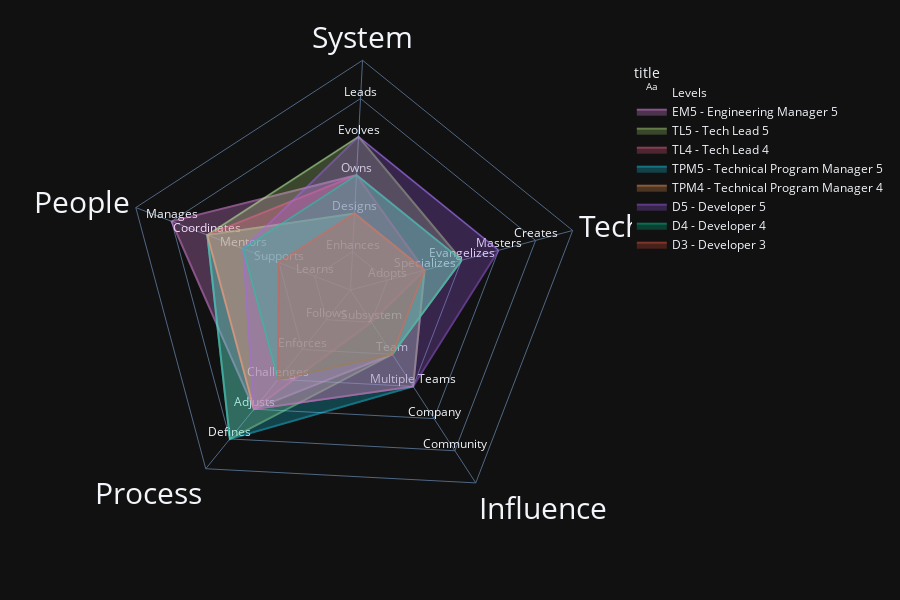

The notebook cell saved with this chart:
### Code cell
plot_engineering_ladders([report, *levels(min=3, max=5)], template="plotly_dark", height=600)

### Figure 1 — Plotly figure (JSON) as saved in the notebook; plotly's stock layout.template omitted (floating-point values rounded to 4 significant figures)
{"data": [{"hovertemplate": ["Actively learns and adopts the technology and tools defined by the team", "Is the go-to person for one or more technologies and takes initiative to learn new ones", "Researches, creates proofs of concept and introduces new technologies to the team", "Has very deep knowledge about the whole technology stack of the system", "Designs and creates new technologies that are widely used either by internal or external teams", "Successfully pushes new features and bug fixes to improve and extend the system", "Designs and implements medium to large size features while reducing the system’s tech debt", "Owns the production operation and monitoring of the system and is aware of its SLAs", "Evolves the architecture to support future requirements and defines its SLAs", "Leads the technical excellence of the system and creates plans to mitigate outages", "Quickly learns from others and consistently steps up when it is required", "Proactively supports other team members and helps them to be successful", "Mentors others to accelerate their career-growth and encourages them to participate", "Coordinates team members providing effective feedback and moderating discussions", "Manages the team members’ career, expectations, performance and level of happiness", "Follows the team processes, delivering a consistent flow of features to production", "Enforces the team processes, making sure everybody understands the benefits and tradeoffs", "Challenges the team processes, looking for ways to improve them", "Adjusts the team processes, listening to feedback and guiding the team through the changes", "Defines the right processes for the team’s maturity level, balancing agility and discipline", "Makes an impact on one or more subsystems", "Makes an impact on the whole team, not just on specific parts of it", "Makes an impact not only his/her team but also on other teams", "Makes an impact on the whole tech organization", "Makes an impact on the tech community"], "mode": "text", "name": "Levels", "r": [1, 2, 3, 4, 5, 1, 2, 3, 4, 5, 1, 2, 3, 4, 5, 1, 2, 3, 4, 5, 1, 2, 3, 4, 5], "text": ["Adopts", "Specializes", "Evangelizes", "Masters", "Creates", "Enhances", "Designs", "Owns", "Evolves", "Leads", "Learns", "Supports", "Mentors", "Coordinates", "Manages", "Follows", "Enforces", "Challenges", "Adjusts", "Defines", "Subsystem", "Team", "Multiple Teams", "Company", "Community"], "textposition": "top center", "theta": ["Technology", "Technology", "Technology", "Technology", "Technology", "System", "System", "System", "System", "System", "People", "People", "People", "People", "People", "Process", "Process", "Process", "Process", "Process", "Influence", "Influence", "Influence", "Influence", "Influence"], "type": "scatterpolar"}, {"customdata": [["Researches, creates proofs of concept and introduces new technologies to the team"], ["Owns the production operation and monitoring of the system and is aware of its SLAs"], ["Manages the team members’ career, expectations, performance and level of happiness"], ["Adjusts the team processes, listening to feedback and guiding the team through the changes"], ["Makes an impact on the whole team, not just on specific parts of it"], ["Researches, creates proofs of concept and introduces new technologies to the team"]], "fill": "toself", "hovertemplate": "<b>%{hovertext}</b><br><br>title=EM5 - Engineering Manager 5<br>value=%{r}<br>axis=%{theta}<br>description=%{customdata[0]}<extra></extra>", "hovertext": ["EVANGELIZES", "OWNS", "MANAGES", "ADJUSTS", "TEAM", "EVANGELIZES"], "legendgroup": "EM5 - Engineering Manager 5", "line": {"color": "#FF97FF", "dash": "solid"}, "marker": {"symbol": "circle"}, "mode": "lines", "name": "EM5 - Engineering Manager 5", "opacity": 0.5, "r": [3, 3, 5, 4, 2, 3], "showlegend": true, "subplot": "polar", "theta": ["Technology", "System", "People", "Process", "Influence", "Technology"], "type": "scatterpolar"}, {"customdata": [["Researches, creates proofs of concept and introduces new technologies to the team"], ["Evolves the architecture to support future requirements and defines its SLAs"], ["Coordinates team members providing effective feedback and moderating discussions"], ["Defines the right processes for the team’s maturity level, balancing agility and discipline"], ["Makes an impact on the whole team, not just on specific parts of it"], ["Researches, creates proofs of concept and introduces new technologies to the team"]], "fill": "toself", "hovertemplate": "<b>%{hovertext}</b><br><br>title=TL5 - Tech Lead 5<br>value=%{r}<br>axis=%{theta}<br>description=%{customdata[0]}<extra></extra>", "hovertext": ["EVANGELIZES", "EVOLVES", "COORDINATES", "DEFINES", "TEAM", "EVANGELIZES"], "legendgroup": "TL5 - Tech Lead 5", "line": {"color": "#B6E880", "dash": "solid"}, "marker": {"symbol": "circle"}, "mode": "lines", "name": "TL5 - Tech Lead 5", "opacity": 0.5, "r": [3, 4, 4, 5, 2, 3], "showlegend": true, "subplot": "polar", "theta": ["Technology", "System", "People", "Process", "Influence", "Technology"], "type": "scatterpolar"}, {"customdata": [["Is the go-to person for one or more technologies and takes initiative to learn new ones"], ["Owns the production operation and monitoring of the system and is aware of its SLAs"], ["Coordinates team members providing effective feedback and moderating discussions"], ["Adjusts the team processes, listening to feedback and guiding the team through the changes"], ["Makes an impact on one or more subsystems"], ["Is the go-to person for one or more technologies and takes initiative to learn new ones"]], "fill": "toself", "hovertemplate": "<b>%{hovertext}</b><br><br>title=TL4 - Tech Lead 4<br>value=%{r}<br>axis=%{theta}<br>description=%{customdata[0]}<extra></extra>", "hovertext": ["SPECIALIZES", "OWNS", "COORDINATES", "ADJUSTS", "SUBSYSTEM", "SPECIALIZES"], "legendgroup": "TL4 - Tech Lead 4", "line": {"color": "#FF6692", "dash": "solid"}, "marker": {"symbol": "circle"}, "mode": "lines", "name": "TL4 - Tech Lead 4", "opacity": 0.5, "r": [2, 3, 4, 4, 1, 2], "showlegend": true, "subplot": "polar", "theta": ["Technology", "System", "People", "Process", "Influence", "Technology"], "type": "scatterpolar"}, {"customdata": [["Is the go-to person for one or more technologies and takes initiative to learn new ones"], ["Designs and implements medium to large size features while reducing the system’s tech debt"], ["Coordinates team members providing effective feedback and moderating discussions"], ["Defines the right processes for the team’s maturity level, balancing agility and discipline"], ["Makes an impact not only his/her team but also on other teams"], ["Is the go-to person for one or more technologies and takes initiative to learn new ones"]], "fill": "toself", "hovertemplate": "<b>%{hovertext}</b><br><br>title=TPM5 - Technical Program Manager 5<br>value=%{r}<br>axis=%{theta}<br>description=%{customdata[0]}<extra></extra>", "hovertext": ["SPECIALIZES", "DESIGNS", "COORDINATES", "DEFINES", "MULTIPLE_TEAMS", "SPECIALIZES"], "legendgroup": "TPM5 - Technical Program Manager 5", "line": {"color": "#19d3f3", "dash": "solid"}, "marker": {"symbol": "circle"}, "mode": "lines", "name": "TPM5 - Technical Program Manager 5", "opacity": 0.5, "r": [2, 2, 4, 5, 3, 2], "showlegend": true, "subplot": "polar", "theta": ["Technology", "System", "People", "Process", "Influence", "Technology"], "type": "scatterpolar"}, {"customdata": [["Is the go-to person for one or more technologies and takes initiative to learn new ones"], ["Designs and implements medium to large size features while reducing the system’s tech debt"], ["Coordinates team members providing effective feedback and moderating discussions"], ["Adjusts the team processes, listening to feedback and guiding the team through the changes"], ["Makes an impact not only his/her team but also on other teams"], ["Is the go-to person for one or more technologies and takes initiative to learn new ones"]], "fill": "toself", "hovertemplate": "<b>%{hovertext}</b><br><br>title=TPM4 - Technical Program Manager 4<br>value=%{r}<br>axis=%{theta}<br>description=%{customdata[0]}<extra></extra>", "hovertext": ["SPECIALIZES", "DESIGNS", "COORDINATES", "ADJUSTS", "MULTIPLE_TEAMS", "SPECIALIZES"], "legendgroup": "TPM4 - Technical Program Manager 4", "line": {"color": "#FFA15A", "dash": "solid"}, "marker": {"symbol": "circle"}, "mode": "lines", "name": "TPM4 - Technical Program Manager 4", "opacity": 0.5, "r": [2, 2, 4, 4, 3, 2], "showlegend": true, "subplot": "polar", "theta": ["Technology", "System", "People", "Process", "Influence", "Technology"], "type": "scatterpolar"}, {"customdata": [["Has very deep knowledge about the whole technology stack of the system"], ["Evolves the architecture to support future requirements and defines its SLAs"], ["Mentors others to accelerate their career-growth and encourages them to participate"], ["Adjusts the team processes, listening to feedback and guiding the team through the changes"], ["Makes an impact not only his/her team but also on other teams"], ["Has very deep knowledge about the whole technology stack of the system"]], "fill": "toself", "hovertemplate": "<b>%{hovertext}</b><br><br>title=D5 - Developer 5<br>value=%{r}<br>axis=%{theta}<br>description=%{customdata[0]}<extra></extra>", "hovertext": ["MASTERS", "EVOLVES", "MENTORS", "ADJUSTS", "MULTIPLE_TEAMS", "MASTERS"], "legendgroup": "D5 - Developer 5", "line": {"color": "#ab63fa", "dash": "solid"}, "marker": {"symbol": "circle"}, "mode": "lines", "name": "D5 - Developer 5", "opacity": 0.5, "r": [4, 4, 3, 4, 3, 4], "showlegend": true, "subplot": "polar", "theta": ["Technology", "System", "People", "Process", "Influence", "Technology"], "type": "scatterpolar"}, {"customdata": [["Researches, creates proofs of concept and introduces new technologies to the team"], ["Owns the production operation and monitoring of the system and is aware of its SLAs"], ["Mentors others to accelerate their career-growth and encourages them to participate"], ["Challenges the team processes, looking for ways to improve them"], ["Makes an impact on the whole team, not just on specific parts of it"], ["Researches, creates proofs of concept and introduces new technologies to the team"]], "fill": "toself", "hovertemplate": "<b>%{hovertext}</b><br><br>title=D4 - Developer 4<br>value=%{r}<br>axis=%{theta}<br>description=%{customdata[0]}<extra></extra>", "hovertext": ["EVANGELIZES", "OWNS", "MENTORS", "CHALLENGES", "TEAM", "EVANGELIZES"], "legendgroup": "D4 - Developer 4", "line": {"color": "#00cc96", "dash": "solid"}, "marker": {"symbol": "circle"}, "mode": "lines", "name": "D4 - Developer 4", "opacity": 0.5, "r": [3, 3, 3, 3, 2, 3], "showlegend": true, "subplot": "polar", "theta": ["Technology", "System", "People", "Process", "Influence", "Technology"], "type": "scatterpolar"}, {"customdata": [["Is the go-to person for one or more technologies and takes initiative to learn new ones"], ["Designs and implements medium to large size features while reducing the system’s tech debt"], ["Proactively supports other team members and helps them to be successful"], ["Challenges the team processes, looking for ways to improve them"], ["Makes an impact on the whole team, not just on specific parts of it"], ["Is the go-to person for one or more technologies and takes initiative to learn new ones"]], "fill": "toself", "hovertemplate": "<b>%{hovertext}</b><br><br>title=D3 - Developer 3<br>value=%{r}<br>axis=%{theta}<br>description=%{customdata[0]}<extra></extra>", "hovertext": ["SPECIALIZES", "DESIGNS", "SUPPORTS", "CHALLENGES", "TEAM", "SPECIALIZES"], "legendgroup": "D3 - Developer 3", "line": {"color": "#EF553B", "dash": "solid"}, "marker": {"symbol": "circle"}, "mode": "lines", "name": "D3 - Developer 3", "opacity": 0.5, "r": [2, 2, 2, 3, 2, 2], "showlegend": true, "subplot": "polar", "theta": ["Technology", "System", "People", "Process", "Influence", "Technology"], "type": "scatterpolar"}], "layout": {"height": 600, "legend": {"title": {"text": "title"}, "tracegroupgap": 0}, "margin": {"t": 60}, "polar": {"angularaxis": {"rotation": 15, "tickfont": {"size": 30}}, "domain": {"x": [0, 1], "y": [0, 1]}, "gridshape": "linear", "radialaxis": {"dtick": 1, "range": [0, 6], "showline": false, "showticklabels": false, "visible": true}}}}
